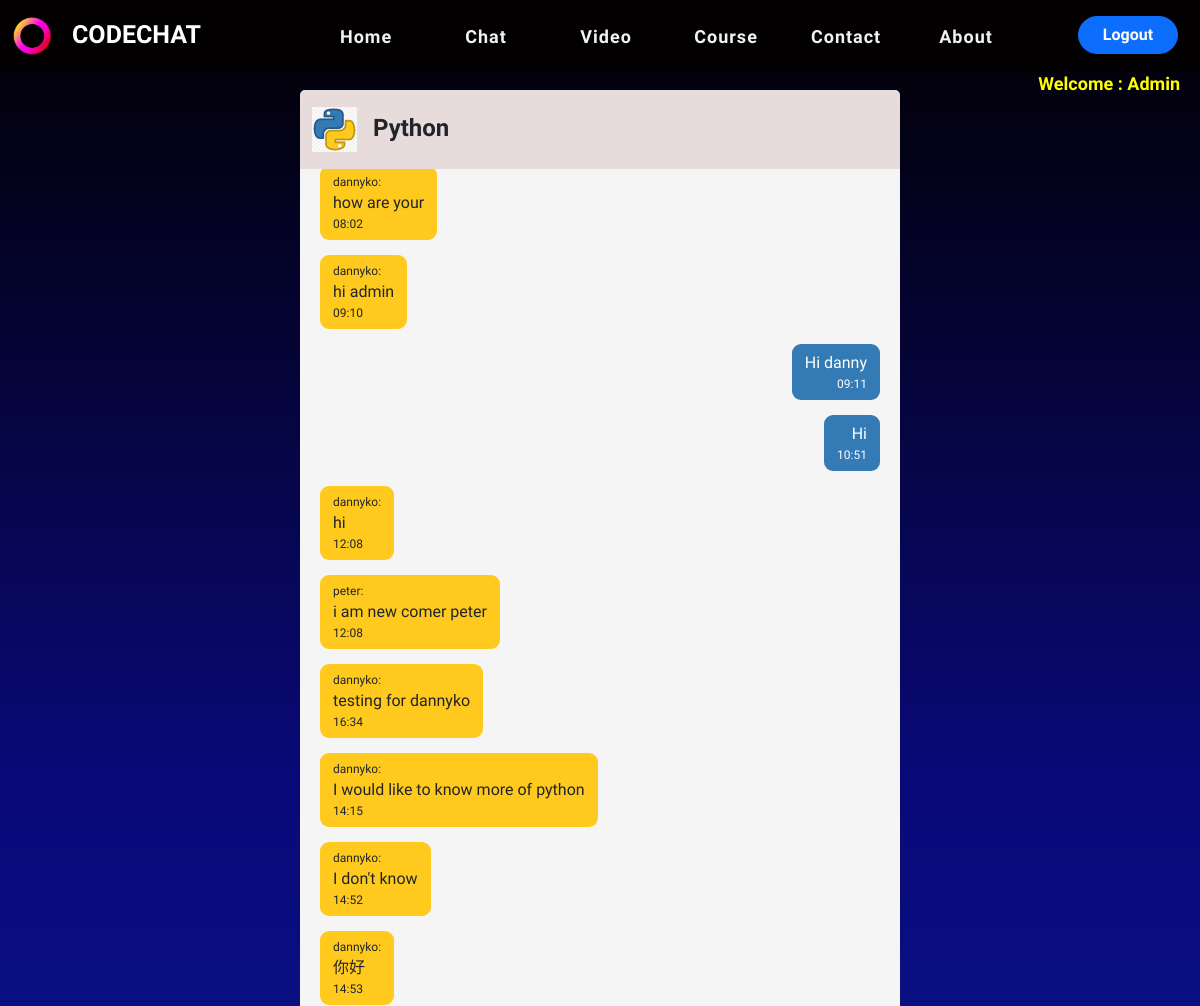
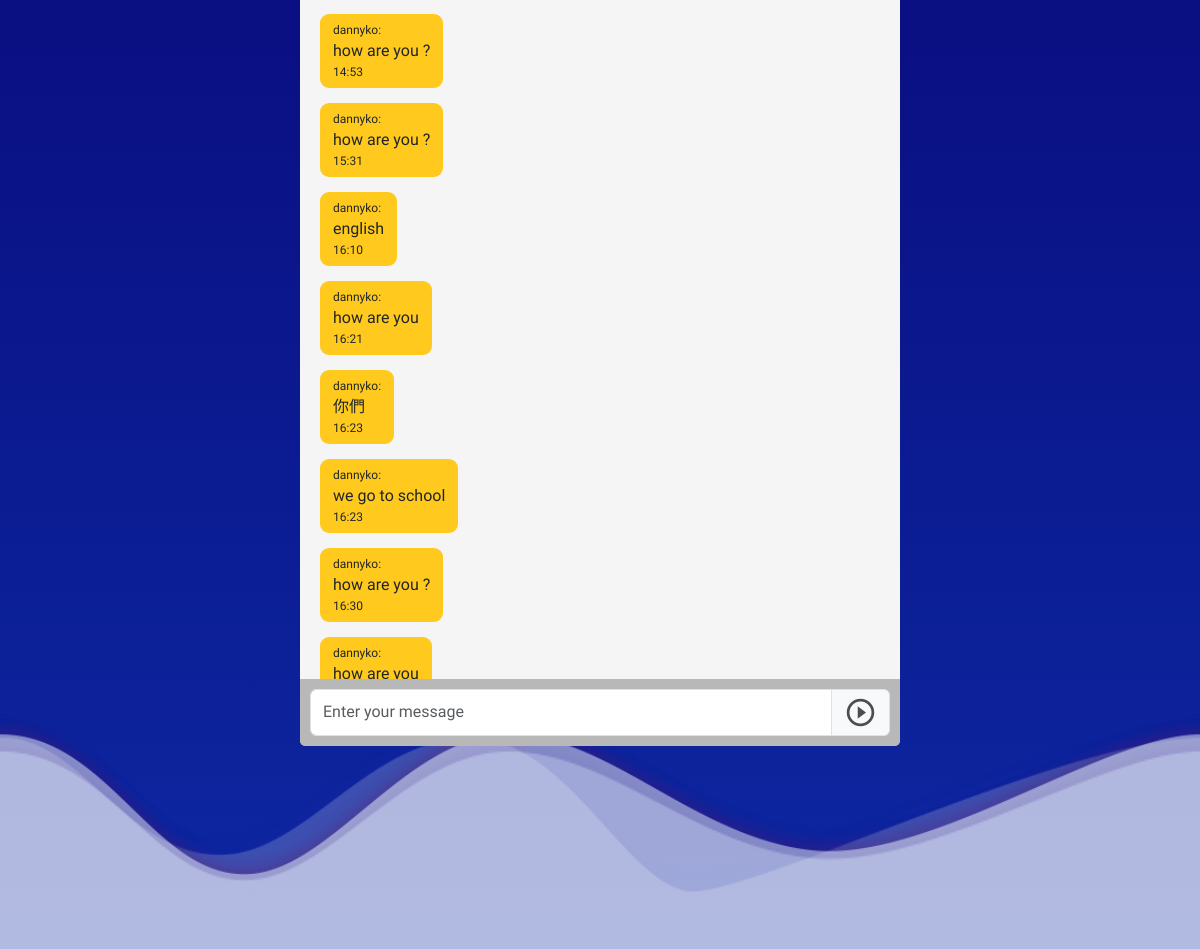
The app's page /rooms/python/ (signed in) with its own data (2 pictures, top to bottom).
### room/models.py (models this page shows)
class Room(models.Model):
    name = models.CharField(max_length=255)
    image = models.CharField(max_length=30, null=False, default="empty")
    slug = models.SlugField(unique=True)

class Message(models.Model):
    room = models.ForeignKey(Room, related_name='messages', on_delete=models.CASCADE)
    user = models.ForeignKey(User, related_name='messages', on_delete=models.CASCADE)
    content = models.TextField()
    date_added = models.DateTimeField(auto_now_add=True)
    class Meta:
        ordering= ('date_added',)

### room/views.py (the view)
# urls.py: path("<slug:slug>/", views.chatroomPage, name="chatroomPage")
@login_required
def chatroomPage(request, slug):
    room = Room.objects.get(slug = slug)
    messages = Message.objects.filter(room=room)
    data={'room': room, 'messages':messages}
    return render(request, "room/chatroomPage.html", data)

### room/templates/room/chatroomPage.html (shortened to what this page needs)
{% extends "core/base.html" %}
{% load static %}
{% block content %}
<div class="chatcontainer">
  <div class="card chatroom">
    <div class="topic" >
      <div>
      <image src="{% static 'images/'  %}{{room.image}}" style="width:45px; margin-right:10px"/>
      {{room.name}}
      </div>
    </div>
    <div class="chatcontent translate" id="chat-messages">
      {% for m in messages %}
         {% if request.user.username == m.user.username %}
        <div class="iam_say">
          <div class="btn bubble">
            {{m.content}}<br/>
            <span>{{m.date_added|date:"H:i"}}</span>
          </div>
        </div>
         {% else %}
        <div class="user_say">
          <div class="btn ububble">
          <span>{{m.user.username}}:</span>
           {{m.content}}
          <span>{{m.date_added|date:"H:i"}}</span>
          </div>
        </div>
         {% endif %}
      {% endfor %}
    </div>
    <form message="post" action=".">
        <div class="input-group chatbar">
      <input type="text" class="form-control" placeholder="Enter your message" id="chat-message-input">
      <button class="input-group-text" id="chat-message-submit"><i class="material-icons icons" style="font-size:33px">&#xe039;</i></button>
    </div>
      </form>
  </div>
</div>
{% endblock %}

### core/templates/core/base.html (shortened to what this page needs)
<!DOCTYPE html>
<html>
  <head>
    {% load static %}
    {% load bootstrap5 %} {% bootstrap_css %} {% bootstrap_javascript %}
    <link rel="stylesheet" href="{% static 'css/style.css' %}" />
  </head>
  <body class="notranslate">
    <nav class="navbar navbar-expand-xl navbar-custom">
      <div class="container-fluid">
        <div style="display: flex; flex-direction:row; margin-right: 100px">
          <div style="border-radius: 10px; width: 40px; height: 40px">
            <image
              src="{% static 'images/logo.png' %}"
              style="width: 40px; height: 40px"
            />
          </div>
          <a class="navbar-brand-custom" href="/">CODECHAT</a>
        </div>
        <div class="collapse navbar-collapse" id="navbarNav">
          <div class="menu_item">
            <ul class="navbar-nav">
              <li class="nav-item">
                <div class="outer button">
                  <a href="{% url 'homePage' %}">Home</a>
                </div>
              </li>
              {% if request.user.is_authenticated %}
              <li class="nav-item">
                <div class="outer button">
                  <a href="{% url 'roomsPage' %}">Chat</a>
                </div>
              </li>
              {% endif %}
              <li class="nav-item">
                <div class="outer button">
                  <a href="{% url 'videoListPage' %}"
                    >Video</a
                  >
                </div>
              </li>
              <li class="nav-item">
                <div class="outer button">
                  <a href="{% url 'homePage' %}">Course</a>
                </div>
              </li>
              <li class="nav-item">
                <div class="outer button">
                  <a href="{% url 'contactusPage' %}">Contact</a>
                </div>
              </li>
              <li class="nav-item">
                <div class="outer button">
                  <a href="{% url 'homePage' %}">About</a>
                </div>
              </li>
            </ul>
          </div>
          <div class="logbutton">
          {% if request.user.is_authenticated %}
            <form method="POST" action="{% url 'logoutPage' %}">
                <button class="btn btn-primary logoutbtn">Logout</button>
            </form>
          {% else %}
              <a href="{% url 'loginPage' %}" class="btn btn-primary loginbtn">Login</a>
              <a href="{% url 'signupPage' %}" class="btn signupbtn">Signup</a>
          {% endif %}
          </div>
        </div>
      </div>
    </nav>
    <div class="container">
      {% if request.user.is_authenticated %}
      <div class="welcome">Welcome : {{request.user.username | title}}</div>
      {% endif %}
      {% block content %}{% endblock %}
    </div>
    <div class="line line-1">
      <div
        class="wave wave1"
        style="background-image: url({%static 'images/1.png'%})"
      ></div>
    </div>
    <div class="line line-2">
      <div
        class="wave wave2"
        style="background-image: url({%static 'images/2.png'%})"
      ></div>
    </div>
    <div class="line line-3">
      <div
        class="wave wave3"
        style="background-image: url({%static 'images/3.png'%})"
      ></div>
    </div>
  </body>
</html>

### static/css/style.css (style rules this page uses)
body { min-height:100vh; background-attachment: fixed; }
.navbar-custom { background-color:rgba(2,0,.6,1);; position: fixed; top:0; width: 100%; z-index: 100; }
.navbar-brand-custom { font-weight:bold; color:white; font-size:25px; padding-left: 20px; text-decoration: none; }
.menu_item { display: flex; flex-direction: row; justify-content: start; align-items: center; width: 100%; }
#navbarNav { margin-right: 10px; }
.nav-item { margin-bottom: 8px; margin-top: 8px; }
.icons { color:rgb(77, 77, 77); font-size: 36px; }
.welcome { position: absolute; color: whitesmoke; height: 30px; font-size: 18px; font-weight: bold; top: 70px; right: 20px; color:yellow }
.chatcontainer { height:100vh; display:flex; flex-direction:column; justify-content: start; align-items: center; }
.chatroom { position:fixed; max-width: 600px; width:90%; background-color: whitesmoke; max-height: 85%; top:90px; bottom: 10px; border:none }
.topic { overflow: hidden; background-color: rgb(231, 219, 219) ; border-radius: 5px 5px 0px 0px; padding: 12px; width: 100%; height: 80px; font-weight: bold; font-size:x-large; display: flex; flex-direction: row; justify-content: space-between; align-items: center; }
.chatbar { border-radius: 0px 0px 5px 5px; padding: 10px; background-color: rgb(184, 184, 184); position: absolute; width: 100%; bottom:0px }
.chatcontent { padding: 20px; overflow-y:auto; height: 97%; }
.user_say { display: flex; flex-direction: column; justify-content: center; align-items: start; width: 100%; margin-bottom: 15px; }
.iam_say { display: flex; flex-direction: column; justify-content: center; align-items: end; width: 100%; margin-bottom: 15px; }
.bubble { border-radius: 9px; display: flex; flex-direction: column; justify-content: center; align-items: end; background-color: rgb(52,122,180); color: white; }
.bubble span { font-size: 12px; }
.ububble { border-radius: 9px; display: flex; flex-direction: column; justify-content: center; align-items:start; background-color: rgb(255,202,29); }
.ububble span { font-size: 12px; }
.outer { position: relative; margin-left: 10px; background:rgba(2,0,.6,1) }
.button { height:40px; width:110px; border-radius: 50px; }
.outer a, .outer span, .outer button { position:absolute; top:50%; left:50%; transform: translate(-50%, -50%); }
.outer a, .outer button { padding-top: 2px; display: table-cell; vertical-align: middle; text-align: center; outline: none; border: none; background:rgba(2,0,.6,1); color:#f2f2f2; font-size:18px; letter-spacing: 1px; cursor: pointer; text-decoration: none; z-index: 9; font-weight: bold; }
.button a, .button button { height: 30px; width: 100px; border-radius: 50px; }
.line { bottom: 0; position:fixed; width: 100%; overflow: hidden; height: 15%; }
.line-1 { z-index:-5; opacity: 0.2; }
.line-2 { z-index:-7; opacity: 0.5; }
.line-3 { z-index:-10; opacity: 0.2; }
.wave { position: absolute; left: 0; width: 200%; height: 100%; background-repeat:repeat no-repeat; background-position: 0 bottom; transform-origin: center bottom; }
.wave1 { background-size: 50% 80%; }
.wave2 { background-size: 50% 80%; animation: wavecure 15s linear infinite; }
.wave3 { background-size: 50% 80%; animation: wavecure 25s linear infinite; }
.logbutton { display: flex; flex-direction: row; justify-content:end; margin-top: -3px; }
.logoutbtn { width: 100px; font-weight: bold; border-radius: 25px; }

### room/templates/room/chatroomPage.html (style rules this page uses)
body { font-family:"Exo 2", sans-serif; background-image: linear-gradient(180deg, rgba(2,0,.6,1) 0%, rgba(9,9,121,1) 40%, rgb(13, 40, 163) 100%); }

### records on screen
Room: image (picture), name "Python"
Message: user.username "dannyko", content "how are your", date_added "08:02"
Message: user.username "dannyko", content "hi admin", date_added "09:10"
Message: content "Hi danny", date_added "09:11"
Message: content "Hi", date_added "10:51"
Message: user.username "dannyko", content "hi", date_added "12:08"
Message: user.username "peter", content "i am new comer peter", date_added "12:08"
Message: user.username "dannyko", content "testing for dannyko", date_added "16:34"
Message: user.username "dannyko", content "I would like to know more of python", date_added "14:15"
Message: user.username "dannyko", content "I don't know", date_added "14:52"
Message: user.username "dannyko", content "你好", date_added "14:53"
Message: user.username "dannyko", content "how are you ?", date_added "14:53"
Message: user.username "dannyko", content "how are you ?", date_added "15:31"
Message: user.username "dannyko", content "english", date_added "16:10"
Message: user.username "dannyko", content "how are you", date_added "16:21"
Message: user.username "dannyko", content "你們", date_added "16:23"
Message: user.username "dannyko", content "we go to school", date_added "16:23"
Message: user.username "dannyko", content "how are you ?", date_added "16:30"
Message: user.username "dannyko", content "how are you"

### other values on screen
{{ request.user.username | title }} "Admin"
